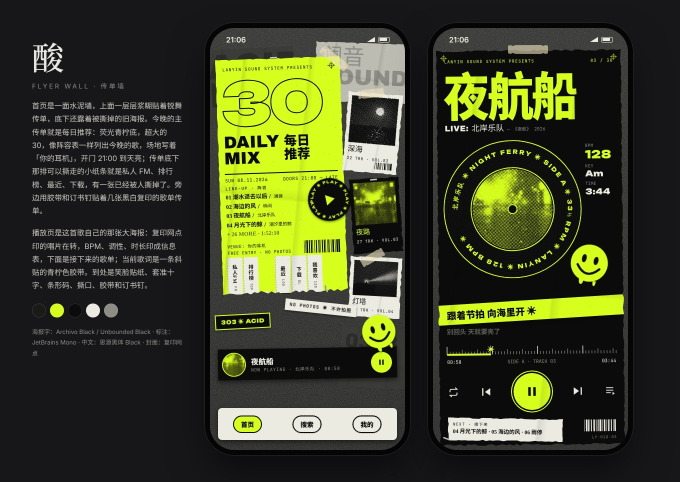
#> input picture music-player/design/concepts/boards/acid-flyer-wall.jpg, 1360 x 964 px, given in place of c0.png, which was not available (shown at 1/2 size)
$ python pxcovers.py ../boards
#> lines starting #> are read from the running program, lines starting #| are printed output that depends on the picture
"""Locks covers to the 霓 palette at 32x32 with 4x4 ordered dithering, then scales them x3.
Usage: python3 -I pxcovers.py <covers dir>"""
import sys

import numpy as np
from PIL import Image

D = sys.argv[1]
pal = ["#05060a", "#0a0d14", "#10141e", "#171d2b", "#20283a", "#2b354b", "#3a4660", "#4f5d78", "#6d7e9a", "#9fb2c8", "#d8e4ee",
       "#1a1210", "#2a1a14", "#4e2c1a", "#80461f", "#b8682a", "#e89a3e", "#ffc874", "#fff0c8", "#3a0e12", "#7a1a1e", "#d0302c", "#ff6a4a",
       "#0c2e33", "#16595a", "#2a9a8e", "#6fe0c8"]
P = np.array([[int(c[i:i + 2], 16) for i in (1, 3, 5)] for c in pal], np.float32) / 255
B4 = np.array([[0, 8, 2, 10], [12, 4, 14, 6], [3, 11, 1, 9], [15, 7, 13, 5]], np.float32) / 16 - .5
for n in range(6):
    a = np.clip(np.array(Image.open(f"{D}/c{n}.png").convert("RGB").resize((32, 32), Image.LANCZOS), np.float32) / 255 * 1.1, 0, 1)
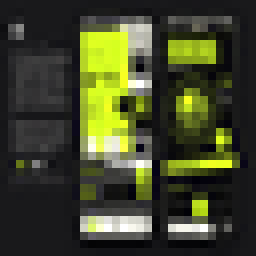
#> a: shape (32, 32, 3) float32 (shown 8 times larger); mean R, G, B 0.259, 0.276, 0.167
    src = np.clip(a + np.tile(B4, (8, 8))[..., None] * .07, 0, 1)
    d = ((src[:, :, None, :] - P[None, None]) ** 2 * np.array([.3, .59, .11])).sum(-1)
    Image.fromarray((P[d.argmin(-1)] * 255).astype(np.uint8)).resize((96, 96), Image.NEAREST).save(f"{D}/p{n}.png")
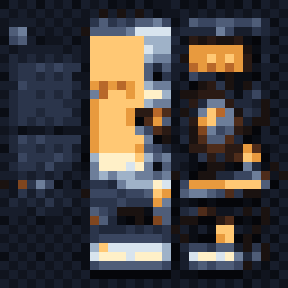
#> saved as p0.png: PIL image 96x96 RGB (shown 3 times larger); mean R, G, B 66.9, 63.5, 64.1
#> pass 2 of the loop `for n in range(6):`:
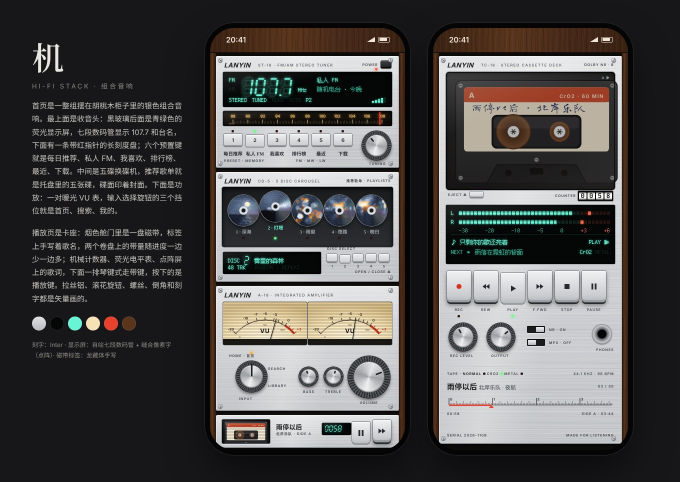
#> input picture music-player/design/concepts/boards/device-hifi-stack.jpg, 1360 x 964 px, given in place of c1.png, which was not available (shown at 1/2 size)
#> `a = np.clip(np.array(Image.open(f"{D}/c{n}.png").convert("RGB").resize..`:
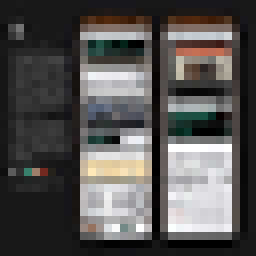
#> a: shape (32, 32, 3) float32 (shown 8 times larger); mean R, G, B 0.338, 0.33, 0.327
#> `Image.fromarray((P[d.argmin(-1)] * 255).astype(np.uint8)).resize((96, ..`:
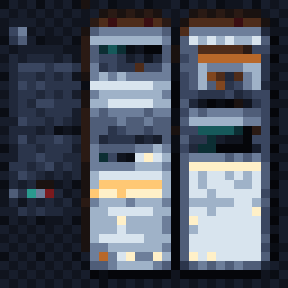
#> saved as p1.png: PIL image 96x96 RGB (shown 3 times larger); mean R, G, B 77.9, 84.2, 96.3
#> (the run stopped early here; a loop or call above may not have finished)
